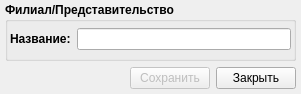
<?xml version="1.0" encoding="UTF-8"?>
<ui version="4.0">
 <class>AddEditFilPred</class>
 <widget class="QDialog" name="AddEditFilPred">
  <property name="geometry">
   <rect>
    <x>0</x>
    <y>0</y>
    <width>301</width>
    <height>94</height>
   </rect>
  </property>
  <property name="windowTitle">
   <string>Добавление Филиала/Представительства</string>
  </property>
  <layout class="QVBoxLayout" name="verticalLayout">
   <property name="leftMargin">
    <number>5</number>
   </property>
   <property name="topMargin">
    <number>2</number>
   </property>
   <property name="rightMargin">
    <number>5</number>
   </property>
   <property name="bottomMargin">
    <number>5</number>
   </property>
   <item>
    <widget class="QGroupBox" name="groupBox">
     <property name="font">
      <font>
       <weight>75</weight>
       <bold>true</bold>
      </font>
     </property>
     <property name="title">
      <string>Филиал/Представительство</string>
     </property>
     <layout class="QHBoxLayout" name="horizontalLayout_2">
      <property name="leftMargin">
       <number>2</number>
      </property>
      <property name="topMargin">
       <number>0</number>
      </property>
      <property name="rightMargin">
       <number>2</number>
      </property>
      <property name="bottomMargin">
       <number>2</number>
      </property>
      <item>
       <layout class="QHBoxLayout" name="horizontalLayout">
        <item>
         <widget class="QLabel" name="label">
          <property name="font">
           <font>
            <weight>75</weight>
            <bold>true</bold>
           </font>
          </property>
          <property name="text">
           <string>Название:</string>
          </property>
          <property name="buddy">
           <cstring>filpredName</cstring>
          </property>
         </widget>
        </item>
        <item>
         <widget class="QLineEdit" name="filpredName"/>
        </item>
       </layout>
      </item>
     </layout>
    </widget>
   </item>
   <item>
    <layout class="QHBoxLayout" name="horizontalLayout_3">
     <item>
      <spacer name="horizontalSpacer">
       <property name="orientation">
        <enum>Qt::Horizontal</enum>
       </property>
       <property name="sizeHint" stdset="0">
        <size>
         <width>40</width>
         <height>20</height>
        </size>
       </property>
      </spacer>
     </item>
     <item>
      <widget class="QPushButton" name="saveButton">
       <property name="enabled">
        <bool>false</bool>
       </property>
       <property name="text">
        <string>Сохранить</string>
       </property>
       <property name="icon">
        <iconset resource="../icons.qrc">
         <normaloff>:/16x16/save/ico/filesaveas_16x16.png</normaloff>:/16x16/save/ico/filesaveas_16x16.png</iconset>
       </property>
      </widget>
     </item>
     <item>
      <widget class="QPushButton" name="cancelButton">
       <property name="text">
        <string>Закрыть</string>
       </property>
       <property name="icon">
        <iconset resource="../icons.qrc">
         <normaloff>:/16x16/cancelDel/ico/button_cancel_16x16 (1).png</normaloff>:/16x16/cancelDel/ico/button_cancel_16x16 (1).png</iconset>
       </property>
      </widget>
     </item>
    </layout>
   </item>
  </layout>
 </widget>
 <resources>
  <include location="../icons.qrc"/>
 </resources>
 <connections/>
</ui>
